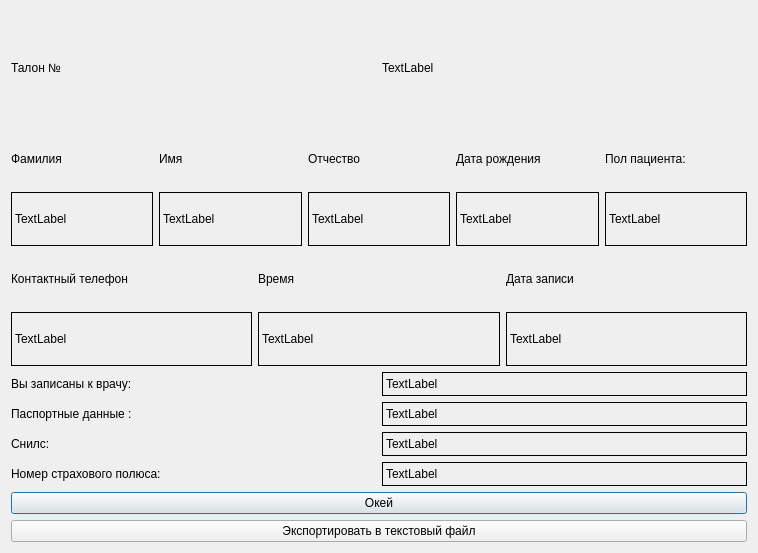
<?xml version="1.0" encoding="UTF-8"?>
<ui version="4.0">
 <class>Form_ticket</class>
 <widget class="QDialog" name="Form_ticket">
  <property name="geometry">
   <rect>
    <x>0</x>
    <y>0</y>
    <width>758</width>
    <height>553</height>
   </rect>
  </property>
  <property name="windowTitle">
   <string>Dialog</string>
  </property>
  <layout class="QVBoxLayout" name="verticalLayout_10">
   <item>
    <layout class="QHBoxLayout" name="horizontalLayout_9">
     <item>
      <widget class="QLabel" name="label_text_talon">
       <property name="text">
        <string>Талон №</string>
       </property>
      </widget>
     </item>
     <item>
      <widget class="QLabel" name="label_num_ticket">
       <property name="text">
        <string>TextLabel</string>
       </property>
      </widget>
     </item>
    </layout>
   </item>
   <item>
    <layout class="QHBoxLayout" name="horizontalLayout">
     <item>
      <layout class="QVBoxLayout" name="verticalLayout">
       <item>
        <widget class="QLabel" name="label_text_surname">
         <property name="text">
          <string>Фамилия</string>
         </property>
        </widget>
       </item>
       <item>
        <widget class="QLabel" name="label_surname">
         <property name="frameShape">
          <enum>QFrame::Box</enum>
         </property>
         <property name="text">
          <string>TextLabel</string>
         </property>
        </widget>
       </item>
      </layout>
     </item>
     <item>
      <layout class="QVBoxLayout" name="verticalLayout_2">
       <item>
        <widget class="QLabel" name="label_text_name">
         <property name="text">
          <string>Имя</string>
         </property>
        </widget>
       </item>
       <item>
        <widget class="QLabel" name="label_name">
         <property name="frameShape">
          <enum>QFrame::Box</enum>
         </property>
         <property name="text">
          <string>TextLabel</string>
         </property>
        </widget>
       </item>
      </layout>
     </item>
     <item>
      <layout class="QVBoxLayout" name="verticalLayout_3">
       <item>
        <widget class="QLabel" name="label_text_patronymic">
         <property name="text">
          <string>Отчество</string>
         </property>
        </widget>
       </item>
       <item>
        <widget class="QLabel" name="label_patronymic">
         <property name="frameShape">
          <enum>QFrame::Box</enum>
         </property>
         <property name="text">
          <string>TextLabel</string>
         </property>
        </widget>
       </item>
      </layout>
     </item>
     <item>
      <layout class="QVBoxLayout" name="verticalLayout_4">
       <item>
        <widget class="QLabel" name="label_text_date_bith">
         <property name="text">
          <string>Дата рождения</string>
         </property>
        </widget>
       </item>
       <item>
        <widget class="QLabel" name="label_date_birth">
         <property name="frameShape">
          <enum>QFrame::Box</enum>
         </property>
         <property name="text">
          <string>TextLabel</string>
         </property>
        </widget>
       </item>
      </layout>
     </item>
     <item>
      <layout class="QVBoxLayout" name="verticalLayout_5">
       <item>
        <widget class="QLabel" name="label_text_sex">
         <property name="text">
          <string>Пол пациента:</string>
         </property>
        </widget>
       </item>
       <item>
        <widget class="QLabel" name="label_sex">
         <property name="frameShape">
          <enum>QFrame::Box</enum>
         </property>
         <property name="text">
          <string>TextLabel</string>
         </property>
        </widget>
       </item>
      </layout>
     </item>
    </layout>
   </item>
   <item>
    <layout class="QHBoxLayout" name="horizontalLayout_2">
     <item>
      <layout class="QVBoxLayout" name="verticalLayout_6">
       <item>
        <widget class="QLabel" name="label_text_tel_num">
         <property name="text">
          <string>Контактный телефон</string>
         </property>
        </widget>
       </item>
       <item>
        <widget class="QLabel" name="label_tel_num">
         <property name="frameShape">
          <enum>QFrame::Box</enum>
         </property>
         <property name="text">
          <string>TextLabel</string>
         </property>
        </widget>
       </item>
      </layout>
     </item>
     <item>
      <layout class="QVBoxLayout" name="verticalLayout_7">
       <item>
        <widget class="QLabel" name="label_text_time">
         <property name="text">
          <string>Время</string>
         </property>
        </widget>
       </item>
       <item>
        <widget class="QLabel" name="label_time">
         <property name="frameShape">
          <enum>QFrame::Box</enum>
         </property>
         <property name="text">
          <string>TextLabel</string>
         </property>
        </widget>
       </item>
      </layout>
     </item>
     <item>
      <layout class="QVBoxLayout" name="verticalLayout_8">
       <item>
        <widget class="QLabel" name="label_text_date">
         <property name="text">
          <string>Дата записи</string>
         </property>
        </widget>
       </item>
       <item>
        <widget class="QLabel" name="label_date">
         <property name="frameShape">
          <enum>QFrame::Box</enum>
         </property>
         <property name="text">
          <string>TextLabel</string>
         </property>
        </widget>
       </item>
      </layout>
     </item>
    </layout>
   </item>
   <item>
    <layout class="QVBoxLayout" name="verticalLayout_9">
     <item>
      <layout class="QHBoxLayout" name="horizontalLayout_4">
       <item>
        <widget class="QLabel" name="label_text_doctor">
         <property name="text">
          <string>Вы записаны к врачу: </string>
         </property>
        </widget>
       </item>
       <item>
        <widget class="QLabel" name="label_doctor">
         <property name="frameShape">
          <enum>QFrame::Box</enum>
         </property>
         <property name="text">
          <string>TextLabel</string>
         </property>
        </widget>
       </item>
      </layout>
     </item>
     <item>
      <layout class="QHBoxLayout" name="horizontalLayout_5">
       <item>
        <widget class="QLabel" name="label_text_doctor_">
         <property name="text">
          <string>Паспортные данные :</string>
         </property>
        </widget>
       </item>
       <item>
        <widget class="QLabel" name="label_pasport">
         <property name="frameShape">
          <enum>QFrame::Box</enum>
         </property>
         <property name="text">
          <string>TextLabel</string>
         </property>
        </widget>
       </item>
      </layout>
     </item>
     <item>
      <layout class="QHBoxLayout" name="horizontalLayout_6">
       <item>
        <widget class="QLabel" name="label_text_snils">
         <property name="text">
          <string>Снилс:</string>
         </property>
        </widget>
       </item>
       <item>
        <widget class="QLabel" name="label_snils">
         <property name="frameShape">
          <enum>QFrame::Box</enum>
         </property>
         <property name="text">
          <string>TextLabel</string>
         </property>
        </widget>
       </item>
      </layout>
     </item>
     <item>
      <layout class="QHBoxLayout" name="horizontalLayout_7">
       <item>
        <widget class="QLabel" name="label_text_num_polis">
         <property name="text">
          <string>Номер страхового полюса: </string>
         </property>
        </widget>
       </item>
       <item>
        <widget class="QLabel" name="label_num_polus">
         <property name="frameShape">
          <enum>QFrame::Box</enum>
         </property>
         <property name="text">
          <string>TextLabel</string>
         </property>
        </widget>
       </item>
      </layout>
     </item>
    </layout>
   </item>
   <item>
    <widget class="QPushButton" name="pushButton">
     <property name="text">
      <string>Окей</string>
     </property>
    </widget>
   </item>
   <item>
    <widget class="QPushButton" name="pushButton_print">
     <property name="text">
      <string>Экспортировать в текстовый файл</string>
     </property>
    </widget>
   </item>
  </layout>
 </widget>
 <resources/>
 <connections/>
</ui>
